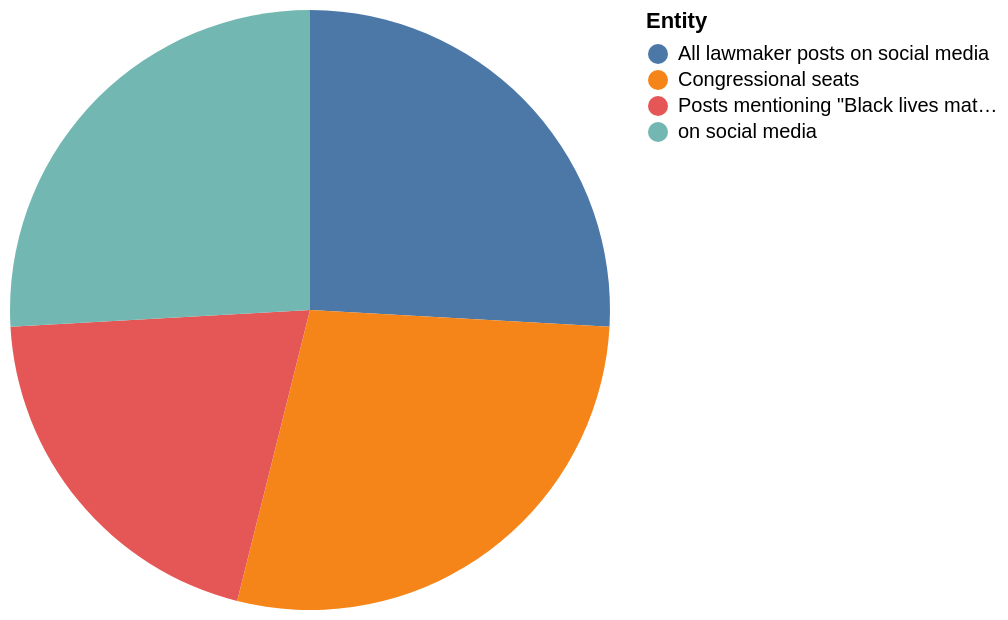

Source (Vega-Lite JSON):
### Vega-Lite specification from a JSON file in a GitHub repository (floating-point values rounded to 4 significant figures)
{"$schema": "https://vega.github.io/schema/vega-lite/v5.json", "description": "Pie chart auto-generated from CSV", "data": {"values": [{"Entity": "Posts mentioning \"Black lives matter", "White": "57", "Black": "25", "Hispanic": "13", "Asian": "6"}, {"Entity": "on social media", "White": "73", "Black": "12", "Hispanic": "11", "Asian": "5"}, {"Entity": "All lawmaker posts on social media", "White": "73", "Black": "12", "Hispanic": "11", "Asian": "5"}, {"Entity": "Congressional seats", "White": "79", "Black": "10", "Hispanic": "8", "Asian": "3"}]}, "mark": "arc", "encoding": {"theta": {"field": "White", "type": "quantitative"}, "color": {"field": "Entity", "type": "nominal"}}}
